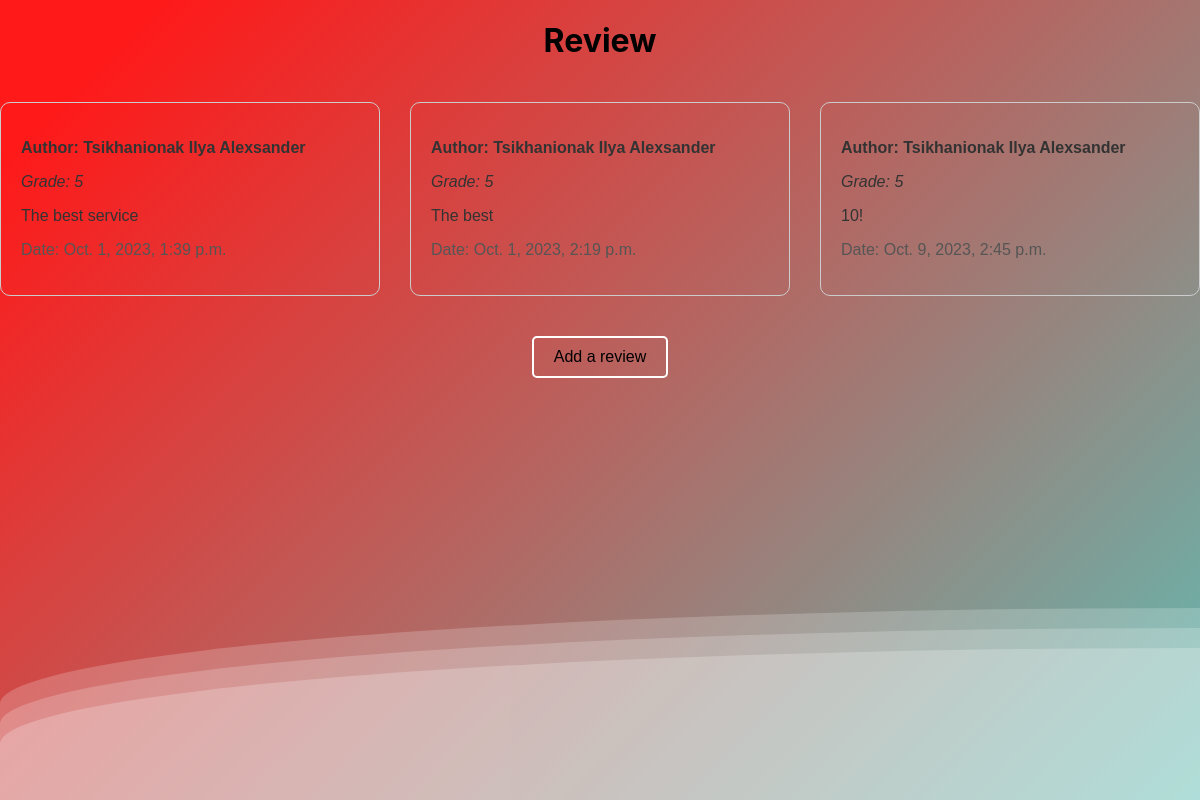
The page /review/ on the database as committed earlier.
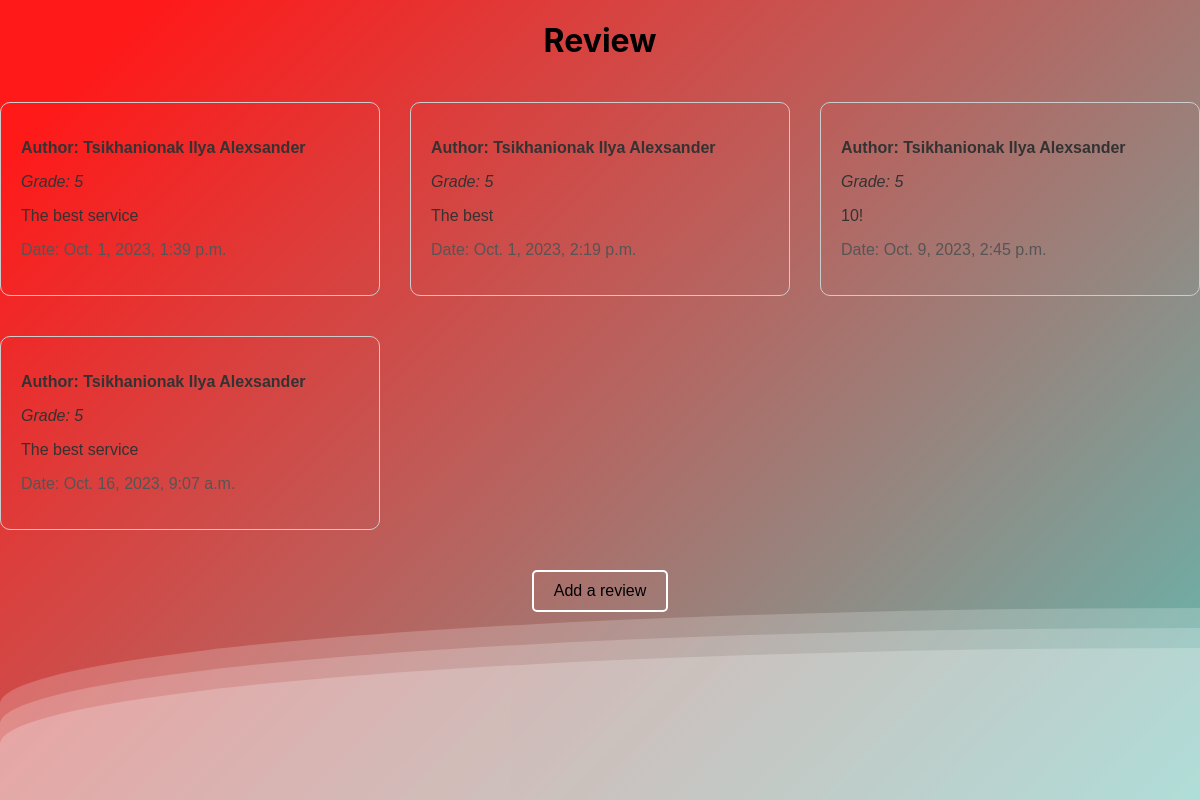
The same page on the database as committed later.
### review/models.py (models this page shows, shortened)
class Review(models.Model):
    author = models.ForeignKey(Client, on_delete=models.CASCADE)
    rating = models.PositiveIntegerField(default=5, validators=[MinValueValidator(1), MaxValueValidator(5)])
    text = models.TextField()
    date = models.DateTimeField(auto_now_add=True)

### EstateAgency/models.py (models this page shows)
class Client(AbstractUser):
    first_name = models.CharField(max_length=100)
    last_name = models.CharField(max_length=100)
    patronymic = models.CharField(max_length=100)
    birth_date = models.DateField()
    phone_number = models.CharField(max_length=20)
    def __str__(self):
        return f"{self.last_name} {self.first_name} {self.patronymic}"

### review/views.py (the view)
# urls.py: path('', views.review_list, name='home'),
def review_list(request):
    reviews = Review.objects.all()
    context = {'reviews': reviews}
    return render(request, 'review.html', context)

### review/templates/review.html (shortened to what this page needs)
<!DOCTYPE html>
<html>
<head>
    <link rel="stylesheet" type="text/css" href="/static/css/review.css">
</head>
<body>
    <div>
        <div class="wave"></div>
        <div class="wave"></div>
        <div class="wave"></div>
    </div>
    <h1 class="review-title">Review</h1>
    <ul class="review-container">
        {% for review in reviews %}
        <li class="review-item" itemscope itemtype="http://schema.org/Review">
            <p class="review-author" itemprop="author">Author: {{ review.author }}</p>
            <p class="review-rating" itemprop="reviewRating" itemscope itemtype="http://schema.org/Rating">
                Grade: <span class="rating-value" itemprop="ratingValue">{{ review.rating }}</span>
            </p>
            <p class "review-text" itemprop="reviewBody">{{ review.text }}</p>
            <p class="review-date" itemprop="datePublished">Date: {{ review.date }}</p>
        </li>
        {% endfor %}
    </ul>
    {% if user.is_authenticated %}
    <label class="add-review-label" onclick="window.location.href='{% url 'profile_user:profile' %}';">Add a review</label>
    {% else %}
    <label class="add-review-label" onclick="window.location.href='{% url 'auth_user:register' %}';">Add a review</label>
    {% endif %}
</body>
</html>

Rows that differ between the two databases and show on the page:
added Review: author "Tsikhanionak Ilya Alexsander", rating "5", text "The best service", date "Oct. 16, 2023, 9:07 a.m."
